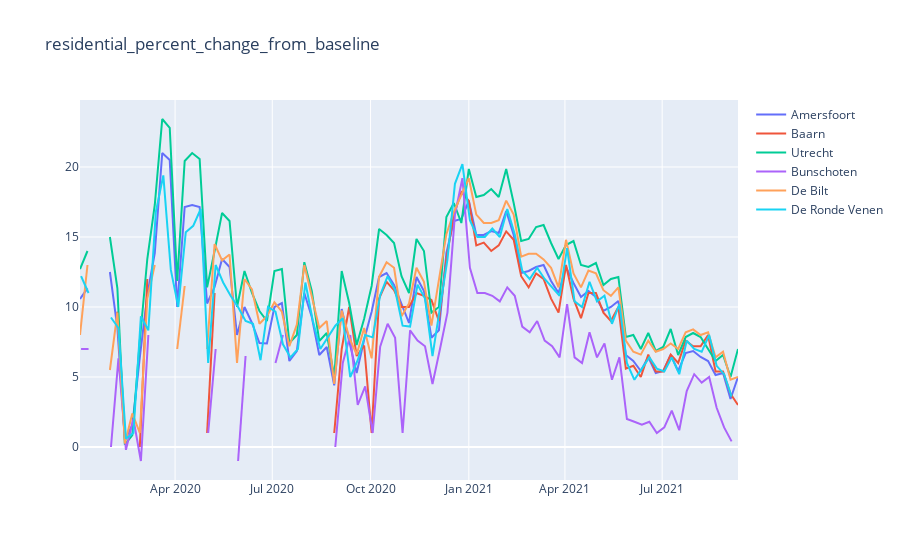

Source (notebook cell):
### Markdown cell above
### Remarks

- You donot need to fill areas between the lines for the multiple lines plot here
- [Hint] If you are to use plotly express, you can use `color` argument in [px.line](https://plotly.com/python-api-reference/generated/plotly.express.line)

### Code cell
cities = ['Amersfoort', 'Baarn', 'Utrecht', 'Bunschoten', 'De Bilt', 'De Ronde Venen'] # Make a selection of cities
activity = 'residential_percent_change_from_baseline'

fig = go.Figure()

for city in cities: # For every city, the dates are sampled and a line plot is added
    df_utrecht_city = (df_full.loc[df_full['sub_region_2'] == city])
    
    df_datetime = pd.to_datetime(df_utrecht_city['date'])
    df_utrecht_city = df_utrecht_city.assign(date=df_datetime)
    df_utrecht_city_agg = df_utrecht_city.resample('7D', on='date').mean()
    df_utrecht_city_agg.reset_index(inplace = True)
    
    x = df_utrecht_city_agg['date']
    y = df_utrecht_city_agg[activity]
    fig.add_trace(go.Scatter(x=x, y=y, name=city))

fig.update_layout(title=activity)

fig.show()
